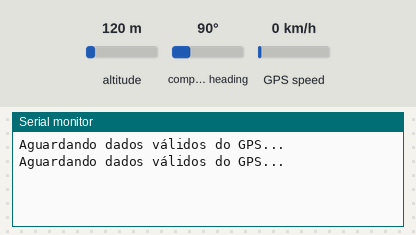
This sketch was run on a simulated ESP32. On the bench: the last lines printed to the serial monitor. The test bench sets the inputs (shaded band); at power-on: altitude 120 m, compass heading 90°, GPS speed 0 km/h. The GPS gets a fix after 3 s at 37.7749, -122.4194 with 8 satellites.

Above: at 1.2 s.
1.3 s: altitude set to 20 m
At 3.8 s:
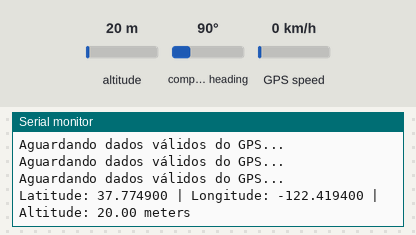
5.4 s: altitude set to 250 m
At 6.9 s:
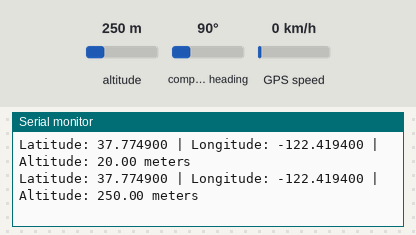

Measured:
- after the input at 1.3 s, the serial monitor: prints a new line after 1.7 s (image 1)
- after the input at 5.4 s, the serial monitor: prints a new line after 0.72 s (image 2)

The sketch:

gps_veiculo3.ino
```cpp
#include <TinyGPS++.h>
#include <HardwareSerial.h>

#define RXPin 16         // Pino RX do módulo GPS (no ESP32, RX2 é o pino 16)
#define TXPin 17        // Pino TX do módulo GPS (no ESP32, TX2 é o pino 17)

TinyGPSPlus gps;             // Inicialização do objeto TinyGPS++
HardwareSerial gpsSerial(2); // Inicialização da comunicação serial para o módulo GPS (Serial2 no ESP32)

void setup() {
  Serial.begin(9600);         // Inicialização da comunicação serial com o computador
  gpsSerial.begin(9600, SERIAL_8N1, RXPin, TXPin);  // Inicialização da comunicação serial com o módulo GPS
}

void loop() {
  while (gpsSerial.available() > 0) {
    gps.encode(gpsSerial.read());  // Lê os dados disponíveis na porta serial do GPS
  }

  // Verifica se há novos dados válidos do GPS
  if (gps.location.isUpdated()) {
    Serial.print("Latitude: ");
    Serial.print(gps.location.lat(), 6);  // Imprime a latitude com 6 casas decimais
    Serial.print(" | Longitude: ");
    Serial.print(gps.location.lng(), 6);  // Imprime a longitude com 6 casas decimais
    Serial.print(" | Altitude: ");
    Serial.print(gps.altitude.meters());  // Imprime a altitude em metros
    Serial.println(" meters");
  }

  // Se nenhum dado válido foi recebido do GPS, exibe uma mensagem
  if (!gps.location.isValid()) {
    Serial.println("Aguardando dados válidos do GPS...");
  }

  delay(1000);  // Aguarda 1 segundo antes da próxima leitura
}
```
